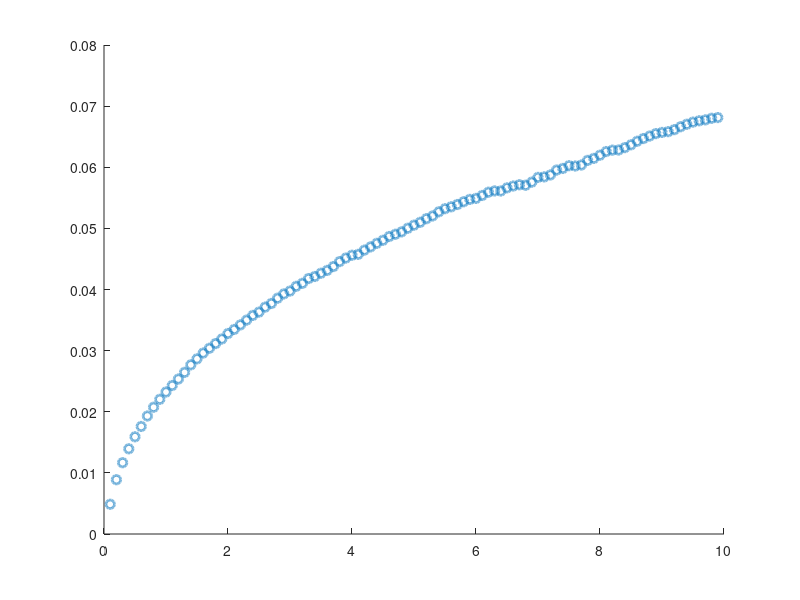

Recreate this plot in MATLAB. (Note: this script raises an error after producing the figure.)
%{
Author: Yu-Huan Wang (Kim Lab at UIUC) - yuhuanw2@illinois.edu
    Creation date: 9/24/2024
    Last update date: 10/9/2024

Description: This code simulation the diffusion following fractional
Brownian Motion (fBM), this allows subdiffusion simulation

I added the effect of locErr & motion blur (averaging) compared to subdiffSim.m

combination of locErr & Avg

There're two fitting methods to choose from: 1) linear fitting in log
scale. 2) non-linear fitting in log scale
fBM core: 10.1103/PhysRevE.110.014105 (Eq.1)
---------------------------------------------------------------------------
%}

clear, clc, close all

simPath = 'C:\Users\yuhuanw2\Documents\MATLAB\simDiffusion\'; cd( simPath)
strain = 'sim';

% imaging parameters
nTracks = 10000; 
nFrames = 100;      % frane number: 100 frames
frameT = 100e-3;    % frame interval: 500 ms
expT = frameT;      % exposure time: 100 ms
dt = expT/10;       % simulation step time: 20 ms

% secondary parameters
nInterval = frameT/ dt;         % number of simulation steps per frame
nAvg = expT/ dt;                % number of averaging steps per exposure
nSteps = nFrames* nInterval;    % simulation steps, simulation track length
time = dt* nInterval*( 1:nFrames-1); % readout time points

% diffusion parameters
alpha = 0.4;        % subdiffusion exponent
D = 0.005;          % um^2/s
locErr = 20e-3;     % 20 nm, unit: um


fprintf( '~~~~ Simulation Starts ~~~~\n')
fprintf( '   D = %.1g,  frameT = %d ms,  nFrame = %d,  locErr = %.1g nm\n', D, frameT*1e3, nFrames, locErr*1e3)
fprintf( '   dt = %d ms,  nAvg = %d steps,  overall movement: %.2f um\n', dt*1e3, nAvg, sqrt( 2*D*frameT*nFrames))
fprintf( '   locErr^2 = %d nm^2, motion blur = %.2f nm^2\n\n', locErr^2* 1e6, 2*D*expT^alpha/ (1+alpha)/ (2+alpha)* 1e6)

%% Subdiffusion simulation (fBM)

t = dt*( 1: nSteps);    covMat = zeros( nSteps);

tStart = tic;

% creating the covariance matrix
for i = 1: nSteps
    for j = 1: i
        % symmetric matrix, only calculate lower half
        covMat( i, j) = t(i)^alpha + t(j)^alpha - abs( t(i)-t(j))^alpha;        
    end
end

% Cholesky decomposition
L = chol( D* covMat, 'lower');
fprintf( '~~~~  Time: %.2f s (Covariance Matrix Created)  ~~~~\n\n', toc( tStart))


% create tracks as tf structure
tf( nTracks, 1).traj = []; % initialization

for i = 1: nTracks
    tf(i).traj = L* randn( nSteps, 3); % subdiffusive tracks
    % tf(i).locE = locErr* randn( nSteps, 3); % unit: um
end
traj = { tf.traj}';
% locE = { tf.locE}';

fprintf( '~~~~  Time: %.2f s (%d tracks generated)  ~~~~\n\n', toc( tStart), nTracks)

%% Create Tracks & MSD Plotting

close all

figure( 'Position', [1000 400 420 400])
colorList = get( gca,'colororder');     colorList = repmat( colorList, [2, 1]);

fitR = 1: 3; % fitting region of MSD
dim = 3; % dimension of the system

theoFlag = false; % flag for plotting the theoretical MSD
linearFitFlag = false; % 1: linear fit, 0: non-linear fit

locErrList = [ 0 20 40 50 0]* 1e-3;
% locErrList = 20e-3;

blurFlag = true( 1, length( locErrList));
blurFlag( end) = false;

fitResult = nan( length( locErrList), 2);

for c = 1: length( locErrList)

    locErr = locErrList( c);
        
    for i = 1: nTracks        
        tf(i).locE = locErr* randn( nFrames, 3); % unit: um
    end

    locE = { tf.locE}';
        
    if logical( blurFlag( c))

        % divide simulation steps by each frame (nInterval steps) into the 3rd dimension
        % dimension: [x, y, z] - [3, nInterval, nFrames]
        tmp = cellfun( @(x) reshape( x', 3, nInterval, []), traj, 'UniformOutput', false);

        % take average of steps during the exposure time window 
        % (average of 1:nAvg in the nInterval steps), dimension: [x, y] - [nFrames, 3]
        trajAvg = cellfun( @(x) squeeze( mean( x(:,1:nAvg,:),2))', tmp, 'UniformOutput', false);
        trajLoc = cellfun( @plus, trajAvg, locE, 'UniformOutput', false);
    else
        % no blur (no averaging & locErr)
        trajLoc = cellfun( @(x) x( 1: nInterval: end, :), traj, 'UniformOutput', false);
    end
    
    EnsMSD = cell2mat( cellfun( @(x) sum( (x(2:end,:)- x(1,:)).^2, 2), trajLoc, 'UniformOutput', false)')';
    
    eaMSD = mean( EnsMSD, 1);
    time = dt* nInterval*( 1:nFrames-1); % readout time points

    if logical( blurFlag( c))
        note = sprintf( '\\sigma=%dnm', locErr*1e3);
    else
        note = 'no blur';
    end
    
    % plot MSD
    scatter( time, eaMSD, 40, 'LineWidth', 2, 'MarkerEdgeColor', colorList( c,:),...
        'MarkerEdgeAlpha', 0.5, 'HandleVisibility','off'), hold on


    % linear fit in log-log scale 
    f = polyfit( log( time( fitR)), log( eaMSD( fitR)), 1);
    alphaFit = f(1);    DFit = exp( f(2))/ (2*dim);
    
    if logical( theoFlag)
        % plot theoretical MSD
        tFit = linspace( time(1), time( round( nFrames/4)), 1000);
        MSDtheo = 2*dim* D* tFit.^ alpha + 2*dim* locErr^2 - 4*dim* D* expT^alpha/ (( 1+alpha)* (2+alpha));

        if ~logical( blurFlag( c))
            MSDtheo = 2*dim* D* tFit.^alpha;
        end

        plot( tFit, MSDtheo, 'LineWidth', 2, 'color', colorList( c,:), 'DisplayName', ...
            sprintf( 'theory, %s', note))

    elseif logical( linearFitFlag)
        % plot linear fit
        tFit = time( 1: round( end/10));  MSDFit =  2* dim* DFit* tFit.^ alphaFit;
        plot( tFit, MSDFit, 'LineWidth', 2, 'color', colorList( c,:), ...
            'DisplayName', sprintf( '\\alpha=%.2f, D=%.1e [%s]', alphaFit, DFit, note))
    else
        % non-linear fit using a comprehensive form: MSD = 6Dt^a + 6*locE^2 - 12D*dt^a/(1+a)(2+a) 
        fun = fittype( 'log( 6*a*(x)^b+c)');
        x0 = [ DFit, alphaFit, 0];
        xmin = [ 0, 0, -inf];
        xmax = [ inf, 2, inf];
        fitR2 = 1: 20;

        f = fit( time(fitR2)', log( eaMSD(fitR2))', fun, 'StartPoint', x0, 'Lower', xmin, 'Upper', xmax);
        DFit = f.a;  alphaFit = f.b;  %locErrFit = sign( f.c)* sqrt( abs( f.c)); % unit: um

        motionBlur = 4*dim* DFit* expT^alphaFit/ (( 1+alphaFit)* (2+alphaFit));
        locErrFit = sqrt( ( f.c + motionBlur)/ (2*dim)); % unit: um

        tFit = linspace( time(1), time( round( nFrames/2)), 1000);
        MSDFit = 2*dim*( DFit* tFit.^ alphaFit) + f.c;
        plot( tFit, MSDFit, 'LineWidth', 2, 'color', colorList( c,:), 'DisplayName', ...
            sprintf( '\\alpha=%.2f, D=%.1e, \\sigma=%.0fnm', alphaFit, DFit, locErrFit*1e3))
    end

    fitResult( c, :) = [alphaFit, DFit];
end

% plot setting
figure( gcf)
set( gca, 'FontSize', 12)
xlabel( 'Time (s)', 'FontSize', 14)
ylabel( 'EA-MSD (µm^2)', 'FontSize', 14)
legend( 'Location', 'northwest', 'FontSize', 10)
legend( 'Location', 'southeast', 'FontSize', 10)

title( '3D Subdiffusion Simulation', 'FontSize', 13)
subtitle( sprintf( 'Input: \\alpha=%g, D=%.0g, \\sigma varies', alpha, D), 'FontSize', 13)
set( gca, 'Xscale', 'log', 'YScale', 'log')

% simTxt = sprintf( '%d tracks\nframeT = %dms\nexpT = %dms\ndt = %dms', nTracks, frameT*1e3, expT*1e3, dt*1e3);
simTxt = sprintf( '%d tracks\nexpT = %dms\ndt = %dms', nTracks, expT*1e3, dt*1e3);
    
% txt = text( 0.5, 0.2, simTxt, 'FontSize', 13, 'Units', 'normalized');
txt = text( 0.1, 0.8, simTxt, 'FontSize', 13, 'Units', 'normalized');


